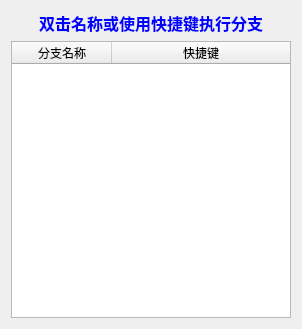
<?xml version="1.0" encoding="UTF-8"?>
<ui version="4.0">
 <class>Branch</class>
 <widget class="QWidget" name="Branch">
  <property name="geometry">
   <rect>
    <x>0</x>
    <y>0</y>
    <width>302</width>
    <height>329</height>
   </rect>
  </property>
  <property name="windowTitle">
   <string>分支执行</string>
  </property>
  <layout class="QVBoxLayout" name="verticalLayout">
   <item>
    <widget class="QLabel" name="label">
     <property name="palette">
      <palette>
       <active>
        <colorrole role="WindowText">
         <brush brushstyle="SolidPattern">
          <color alpha="255">
           <red>0</red>
           <green>0</green>
           <blue>255</blue>
          </color>
         </brush>
        </colorrole>
        <colorrole role="Text">
         <brush brushstyle="SolidPattern">
          <color alpha="255">
           <red>0</red>
           <green>0</green>
           <blue>255</blue>
          </color>
         </brush>
        </colorrole>
        <colorrole role="PlaceholderText">
         <brush brushstyle="SolidPattern">
          <color alpha="128">
           <red>0</red>
           <green>0</green>
           <blue>255</blue>
          </color>
         </brush>
        </colorrole>
       </active>
       <inactive>
        <colorrole role="WindowText">
         <brush brushstyle="SolidPattern">
          <color alpha="255">
           <red>0</red>
           <green>0</green>
           <blue>255</blue>
          </color>
         </brush>
        </colorrole>
        <colorrole role="Text">
         <brush brushstyle="SolidPattern">
          <color alpha="255">
           <red>0</red>
           <green>0</green>
           <blue>255</blue>
          </color>
         </brush>
        </colorrole>
        <colorrole role="PlaceholderText">
         <brush brushstyle="SolidPattern">
          <color alpha="128">
           <red>0</red>
           <green>0</green>
           <blue>255</blue>
          </color>
         </brush>
        </colorrole>
       </inactive>
       <disabled>
        <colorrole role="WindowText">
         <brush brushstyle="SolidPattern">
          <color alpha="255">
           <red>120</red>
           <green>120</green>
           <blue>120</blue>
          </color>
         </brush>
        </colorrole>
        <colorrole role="Text">
         <brush brushstyle="SolidPattern">
          <color alpha="255">
           <red>120</red>
           <green>120</green>
           <blue>120</blue>
          </color>
         </brush>
        </colorrole>
        <colorrole role="PlaceholderText">
         <brush brushstyle="SolidPattern">
          <color alpha="128">
           <red>0</red>
           <green>0</green>
           <blue>0</blue>
          </color>
         </brush>
        </colorrole>
       </disabled>
      </palette>
     </property>
     <property name="font">
      <font>
       <family>微软雅黑</family>
       <pointsize>12</pointsize>
       <weight>75</weight>
       <bold>true</bold>
      </font>
     </property>
     <property name="text">
      <string>双击名称或使用快捷键执行分支</string>
     </property>
     <property name="alignment">
      <set>Qt::AlignCenter</set>
     </property>
    </widget>
   </item>
   <item>
    <widget class="QTableWidget" name="tableWidget">
     <property name="editTriggers">
      <set>QAbstractItemView::NoEditTriggers</set>
     </property>
     <property name="dragDropMode">
      <enum>QAbstractItemView::NoDragDrop</enum>
     </property>
     <property name="selectionBehavior">
      <enum>QAbstractItemView::SelectRows</enum>
     </property>
     <property name="showGrid">
      <bool>true</bool>
     </property>
     <property name="gridStyle">
      <enum>Qt::SolidLine</enum>
     </property>
     <attribute name="horizontalHeaderCascadingSectionResizes">
      <bool>false</bool>
     </attribute>
     <attribute name="horizontalHeaderShowSortIndicator" stdset="0">
      <bool>false</bool>
     </attribute>
     <attribute name="horizontalHeaderStretchLastSection">
      <bool>true</bool>
     </attribute>
     <column>
      <property name="text">
       <string>分支名称</string>
      </property>
     </column>
     <column>
      <property name="text">
       <string>快捷键</string>
      </property>
     </column>
    </widget>
   </item>
  </layout>
 </widget>
 <resources/>
 <connections/>
</ui>
